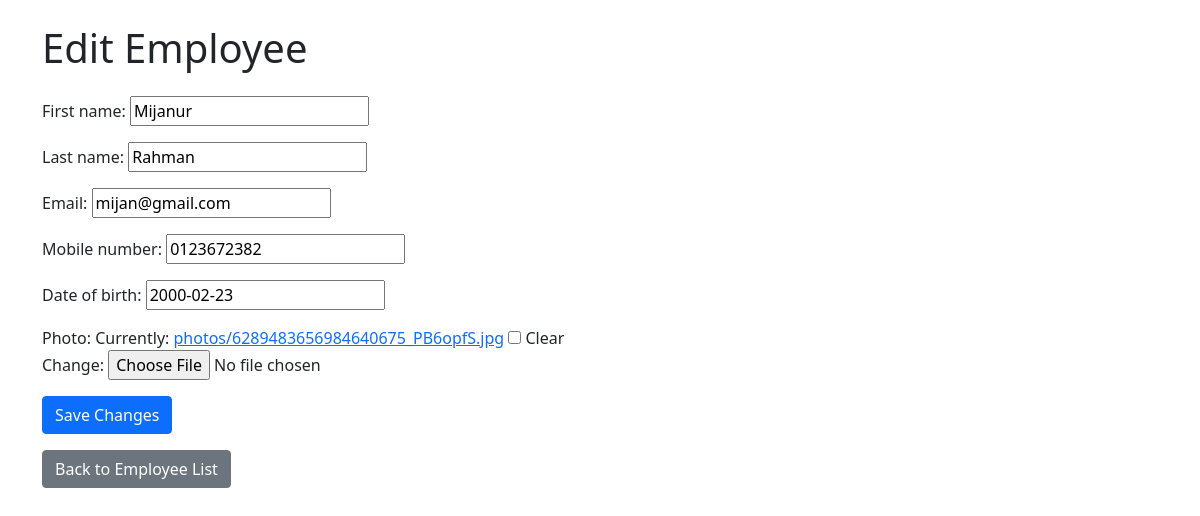
The app's page /edit_employee/17/ with its own data.
### emp_app/models.py (models this page shows, shortened)
class Employee(models.Model):
    first_name = models.CharField(max_length=100)
    last_name = models.CharField(max_length=100)
    email = models.EmailField(max_length=100, unique=True)
    mobile_number = models.CharField(max_length=15, unique=True)
    date_of_birth = models.DateField(null=True, blank=True)
    photo = models.ImageField(upload_to='photos/', null=True, blank=True)

### emp_app/views.py (the view)
# urls.py: path('edit_employee/<int:employee_id>/', edit_employee, name='edit_employee'),
def edit_employee(request, employee_id):
    employee = get_object_or_404(Employee, id=employee_id)
    if request.method == 'POST':
        form = EmployeeForm(request.POST, request.FILES, instance=employee)
        if form.is_valid():
            form.save()
            return redirect('employees')
    else:
        form = EmployeeForm(instance=employee)
    return render(request, 'edit_employee.html', {'form': form})

### emp_app/forms.py
class EmployeeForm(forms.ModelForm):
    class Meta:
        model = Employee
        fields = ['first_name', 'last_name', 'email', 'mobile_number', 'date_of_birth', 'photo']

### emp_app/templates/edit_employee.html (shortened to what this page needs)
{% load static %}
<!doctype html>
<html lang="en">
<head>
    <link href="https://cdn.jsdelivr.net/npm/bootstrap@5.0.2/dist/css/bootstrap.min.css" rel="stylesheet">
</head>
<body>
    <div class="container">
        <h1 class="my-4">Edit Employee</h1>
        <form method="post" enctype="multipart/form-data">
            {{ form.as_p }}
            <button type="submit" class="btn btn-primary">Save Changes</button>
        </form>
        <a href="{% url 'employees' %}" class="btn btn-secondary mt-3">Back to Employee List</a>
    </div>
</body>
</html>

### records on screen
Employee: first_name "Mijanur", last_name "Rahman", email "mijan@gmail.com", mobile_number "0123672382", date_of_birth "2000-02-23"
